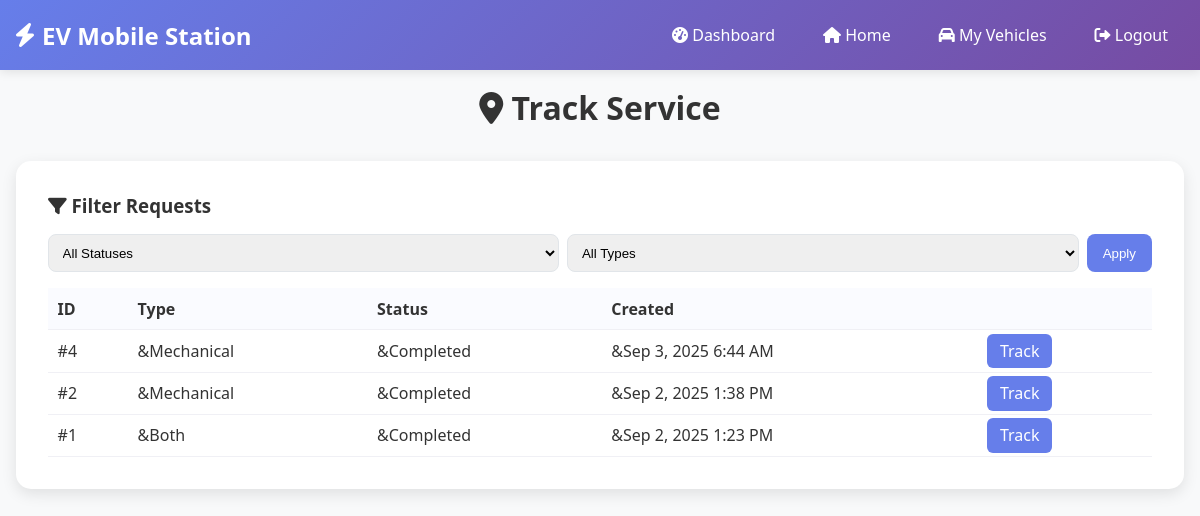
The page /track-service.php (signed in) on the database its author committed.
### tables this page shows
CREATE TABLE `service_requests` (
  `id` int(11) NOT NULL,
  `user_id` int(11) NOT NULL,
  `user_vehicle_id` int(11) DEFAULT NULL,
  `request_type` enum('charging','mechanical','both') NOT NULL,
  `vehicle_location_lat` decimal(10,8) NOT NULL,
  `vehicle_location_lng` decimal(11,8) NOT NULL,
  `description` text DEFAULT NULL,
  `urgency_level` enum('low','medium','high','emergency') DEFAULT 'medium',
  `status` enum('pending','assigned','in_progress','completed','cancelled') DEFAULT 'pending',
  `assigned_vehicle_id` int(11) DEFAULT NULL,
  `assigned_technician_id` int(11) DEFAULT NULL,
  `estimated_arrival_time` datetime DEFAULT NULL,
  `actual_arrival_time` datetime DEFAULT NULL,
  `completion_time` datetime DEFAULT NULL,
  `total_cost` decimal(10,2) DEFAULT NULL,
  `payment_status` enum('pending','paid','failed') DEFAULT 'pending',
  `created_at` timestamp NOT NULL DEFAULT current_timestamp(),
  `updated_at` timestamp NOT NULL DEFAULT current_timestamp() ON UPDATE current_timestamp()
);

### config/database.php (called while the page is built, shortened)
<?php
class Database {
    private $host = 'localhost';
    private $db_name = 'ev_mobile_station';
    private $username = 'root';
    private $password = '';
    private $conn;
    private static $instance = null;
    public static function getInstance() {
        if (self::$instance === null) {
            self::$instance = new self();
        }
        return self::$instance;
    }
    public function getConnection() {
        if ($this->conn === null) {
            try {
                $this->conn = new PDO(
                    "mysql:host=" . $this->host . ";dbname=" . $this->db_name . ";charset=utf8mb4",
                    $this->username,
                    $this->password,
                    array(
                        PDO::ATTR_ERRMODE => PDO::ERRMODE_EXCEPTION,
                        PDO::ATTR_DEFAULT_FETCH_MODE => PDO::FETCH_ASSOC,
                        PDO::MYSQL_ATTR_INIT_COMMAND => "SET NAMES utf8mb4",
                        PDO::ATTR_PERSISTENT => false,
                        PDO::ATTR_EMULATE_PREPARES => false
                    )
                );
            } catch(PDOException $exception) {
                error_log("Database connection error: " . $exception->getMessage());
                throw new Exception("Database connection failed: " . $exception->getMessage());
            }
        }
        return $this->conn;
    }
    public function executeQuery($sql, $params = []) {
        try {
            $conn = $this->getConnection();
            $stmt = $conn->prepare($sql);
            $stmt->execute($params);
            return $stmt;
        } catch (Exception $e) {
            error_log("Query execution error: " . $e->getMessage());
            throw new Exception("Query execution failed: " . $e->getMessage());
        }
    }
}
?>

### includes/functions.php (called while the page is built, shortened)
<?php
require_once __DIR__ . '/../config/database.php';
class ServiceRequestManager {
    private $db;
    public function __construct() {
        $this->db = Database::getInstance();
    }
    public function getRequestsByUser($user_id) {
        try {
            $sql = "SELECT sr.*, sv.vehicle_number, t.full_name as technician_name
                    FROM service_requests sr
                    LEFT JOIN service_vehicles sv ON sr.assigned_vehicle_id = sv.id
                    LEFT JOIN technicians t ON sr.assigned_technician_id = t.id
                    WHERE sr.user_id = ?
                    ORDER BY sr.created_at DESC";
            $stmt = $this->db->executeQuery($sql, [$user_id]);
            return $stmt->fetchAll();
        } catch (Exception $e) {
            error_log("Get user requests error: " . $e->getMessage());
            return [];
        }
    }
}
class UtilityFunctions {
    public static function formatDateTime($datetime) {
        return date('M j, Y g:i A', strtotime($datetime));
    }
}
?>

### track-service.php (the view, shortened to what this page needs)
<?php
require_once 'includes/functions.php';
$request_id = isset($_GET['id']) ? (int)$_GET['id'] : 0;
$error = null;
$serviceRequestManager = new ServiceRequestManager();
$request = $request_id ? $serviceRequestManager->getRequestById($request_id) : null;
if (!$request || (int)$request['user_id'] !== (int)$_SESSION['user_id']) {
    $error = 'Service request not found.';
}
?>
<!DOCTYPE html>
<html lang="en">
<head>
    <link href="https://cdnjs.cloudflare.com/ajax/libs/font-awesome/6.0.0/css/all.min.css" rel="stylesheet">
</head>
<body>
    <header class="header">
        <nav class="nav">
            <div class="logo">
                <i class="fas fa-bolt"></i>
                EV Mobile Station
            </div>
            <div class="user-menu">
                <a href="dashboard.php"><i class="fas fa-tachometer-alt"></i> Dashboard</a>
                <a href="index.php"><i class="fas fa-home"></i> Home</a>
                <a href="vehicles.php"><i class="fas fa-car"></i> My Vehicles</a>
                <a href="logout.php"><i class="fas fa-sign-out-alt"></i> Logout</a>
            </div>
        </nav>
    </header>
    <div class="container">
        <div class="page-header">
            <h1><i class="fas fa-map-marker-alt"></i> Track Service</h1>
        </div>
        <?php if (isset($error)): ?>
            <?php
            $statusFilter = $_GET['status'] ?? '';
            $typeFilter = $_GET['type'] ?? '';
            $allRequests = $serviceRequestManager->getRequestsByUser($_SESSION['user_id']);
            $filtered = array_filter($allRequests, function($r) use ($statusFilter, $typeFilter) {
                $ok = true;
                if ($statusFilter !== '' && $r['status'] !== $statusFilter) $ok = false;
                if ($typeFilter !== '' && $r['request_type'] !== $typeFilter) $ok = false;
                return $ok;
            });
            ?>
            <div class="tracking-card">
                <h3 style="margin-bottom:1rem;"><i class="fas fa-filter"></i> Filter Requests</h3>
                <form method="GET" style="display:grid;grid-template-columns:1fr 1fr auto;gap:0.5rem;margin-bottom:1rem;">
                    <select name="status" style="padding:0.6rem;border:1px solid #e1e5e9;border-radius:8px;">
                        <option value="">All Statuses</option>
                    </select>
                    <select name="type" style="padding:0.6rem;border:1px solid #e1e5e9;border-radius:8px;">
                        <option value="">All Types</option>
                    </select>
                    <button type="submit" style="background:#667eea;color:#fff;border:none;border-radius:8px;padding:0.6rem 1rem;cursor:pointer;">Apply</button>
                </form>
                <?php if (empty($filtered)): ?>
                    <div style="background:#fafbff;border:1px dashed #e1e5e9;border-radius:8px;padding:1rem;">No matching requests found.</div>
                <?php else: ?>
                    <div style="overflow:auto;">
                        <table style="width:100%;border-collapse:collapse;">
                            <thead>
                                <tr style="background:#fafbff;">
                                    <th style="text-align:left;padding:0.6rem;border-bottom:1px solid #f0f0f5;">ID</th>
                                    <th style="text-align:left;padding:0.6rem;border-bottom:1px solid #f0f0f5;">Type</th>
                                    <th style="text-align:left;padding:0.6rem;border-bottom:1px solid #f0f0f5;">Status</th>
                                    <th style="text-align:left;padding:0.6rem;border-bottom:1px solid #f0f0f5;">Created</th>
                                    <th style="text-align:left;padding:0.6rem;border-bottom:1px solid #f0f0f5;"></th>
                                </tr>
                            </thead>
                            <tbody>
                                <?php foreach ($filtered as $r): ?>
                                <tr>
                                    <td style="padding:0.6rem;border-bottom:1px solid #f0f0f5;">#<?php echo (int)$r['id']; ?></td>
                                    <td style="padding:0.6rem;border-bottom:1px solid #f0f0f5;">&<?php echo ucfirst($r['request_type']); ?></td>
                                    <td style="padding:0.6rem;border-bottom:1px solid #f0f0f5;">&<?php echo ucfirst(str_replace('_',' ', $r['status'])); ?></td>
                                    <td style="padding:0.6rem;border-bottom:1px solid #f0f0f5;">&<?php echo UtilityFunctions::formatDateTime($r['created_at']); ?></td>
                                    <td style="padding:0.6rem;border-bottom:1px solid #f0f0f5;"><a href="track-service.php?id=<?php echo (int)$r['id']; ?>" style="text-decoration:none;background:#667eea;color:#fff;padding:0.4rem 0.8rem;border-radius:6px;">Track</a></td>
                                </tr>
                                <?php endforeach; ?>
                            </tbody>
                        </table>
                    </div>
                <?php endif; ?>
            </div>
        <?php endif; ?>
    </div>
</body>
</html>

### track-service.php (style rules this page uses)
* { margin: 0; padding: 0; box-sizing: border-box; }
body { font-family: 'Segoe UI', Tahoma, Geneva, Verdana, sans-serif; background: #f8f9fa; color: #333; }
.header { background: linear-gradient(135deg, #667eea 0%, #764ba2 100%); color: white; padding: 1rem 0; box-shadow: 0 2px 10px rgba(0,0,0,0.1); }
.nav { width: 100%; display: flex; justify-content: space-between; align-items: center; padding: 0 1rem; }
.logo { font-size: 1.5rem; font-weight: bold; display: flex; align-items: center; gap: 0.5rem; }
.user-menu { display: flex; align-items: center; gap: 1rem; }
.user-menu a { color: white; text-decoration: none; padding: 0.5rem 1rem; border-radius: 5px; transition: background 0.3s; }
.container { width: 100%; max-width: none; margin: 0; padding: 1rem; }
.page-header { text-align: center; margin-bottom: 2rem; }
.page-header h1 { color: #333; margin-bottom: 0.5rem; }
.tracking-card { background: white; border-radius: 15px; padding: 2rem; box-shadow: 0 5px 15px rgba(0,0,0,0.1); margin-bottom: 2rem; }

### rows shown on the page
service_requests: id "4", request_type "Mechanical", status "Completed", created_at "Sep 3, 2025 6:44 AM"
service_requests: id "2", request_type "Mechanical", status "Completed", created_at "Sep 2, 2025 1:38 PM"
service_requests: id "1", request_type "Both", status "Completed", created_at "Sep 2, 2025 1:23 PM"
